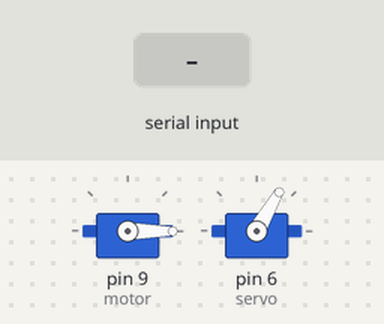
Bench run of a sketch on a simulated Arduino Uno, built with avr-gcc and run on an emulated ATmega328P. Parts: 2 × servo. The inputs (shaded band) are chosen by the test bench.

Above: at 1.2 s.
1.3 s: "4n" received over Serial
At 2.3 s:
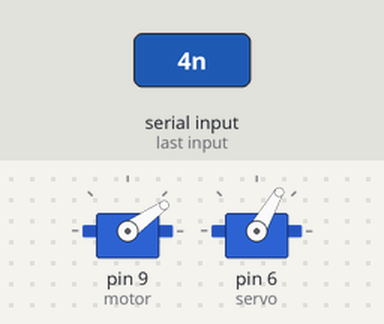
3.2 s: byte 50 ('2') received over Serial
At 4.4 s:
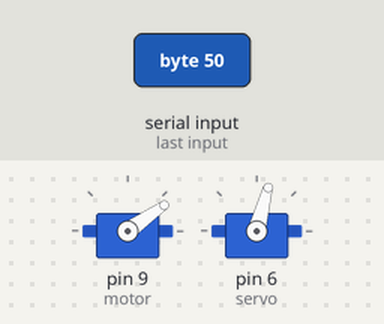
4.7 s: byte 52 ('4') received over Serial
At 4.86 s:
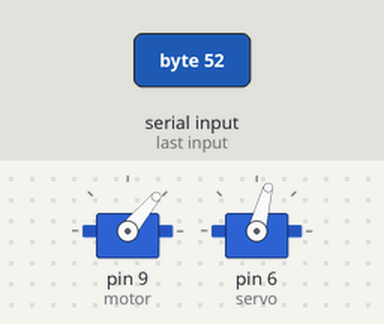
Timing chart, 0 to 7.7 s (numbered marks = the images above; inputs shaded):
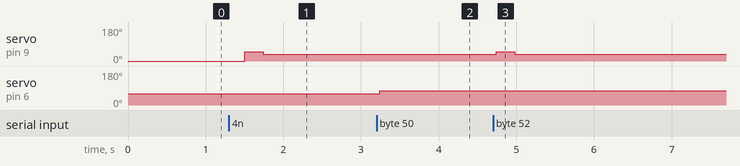

The sketch:

halduino.ino
```cpp
#include <Servo.h>
Servo motor;
Servo servo;
int pwm_val = -1;
int angle = -1;
int toggle_count = 0;
char incomingByte = 0;   // for incoming serial data
int command = 0;

// Positions:
const int WASHOUT_POS = 75;

// Works will with motor raised to 45cm, and exposure of 73399,
// and PM set to 1057 with two PM loops:
const int START_POSITION = 60;
const int INSPECT_POSITION = 60;

// PWM Values:
const int PWM_GO_VAL = 1057;
const int PWM_STOP_VAL = 900;

// Cycles:
const int PWM_LOOPS = 3;
const int SPINS_PER_SAMPLE = 3;

// Delays:
const int WASHOUT_DELAY = 1000;
const int DELAY_BEOFRE_SWIRL = 1000;
const int DELAY_AFTER_SPINS = 1000;
const int PWM_DELAY = 80;

int loopCount = 0;
int position = START_POSITION;
unsigned long time;


void setup()
{
  Serial.begin(9600);
  while (!Serial) {
    ; // wait for serial port to connect. Needed for native USB port only
  }

  motor.attach(9);
  motor.writeMicroseconds(0);
  //pinMode(13, OUTPUT);
  servo.attach(6);
  //servo.write(0);
  //pinMode(A4, INPUT_PULLUP);
}

int readFromBuffer() {
    char buffer[] = {
      ' ', ' ', ' ', ' ', ' ', ' ', ' ', ' ', ' ', ' ', ' ', ' '
    }; // Receive up to 12 bytes

    while (!Serial.available()); // Wait for characters
    Serial.readBytesUntil('n', buffer, 12);
    return atoi(buffer);
}

void washout() {
  servo.write(WASHOUT_POS);
}

void induceSwirl() {
  motor.writeMicroseconds(PWM_GO_VAL);
  for (int i = 0; i < PWM_LOOPS; i++)
    delay(PWM_DELAY);
  motor.writeMicroseconds(PWM_STOP_VAL);
}

void stopSwirl() {
  motor.writeMicroseconds(PWM_STOP_VAL);
}


void setPosition(int pos) {
    position = pos;
}

void loop() {

  if (Serial.available() > 0) {
      // read the incoming byte:
      incomingByte = Serial.read();

      switch (incomingByte) {
      case '1':
        setPosition(START_POSITION);
        break;
      case '2':
        setPosition(WASHOUT_POS);
        break;
      case '3':
        setPosition(INSPECT_POSITION);
        break;
      case '4':
        induceSwirl();
        break;
      default:
        break;
      }
      //Serial.println("Incoming byte: ");
      //Serial.println(incomingByte);

  }
  //Serial.println(position);
  servo.write(position);
  delay(300);

}
```

Measured:
- after the input at 1.3 s, servo on pin 9 (motor): 0° → 50° after 0.20 s, → 35° 0.24 s later
- after the input at 3.2 s, servo on pin 6 (servo): 60° → 75° at once
- after the input at 4.7 s, servo on pin 9 (motor): 35° → 50° at once, → 35° 0.24 s later
